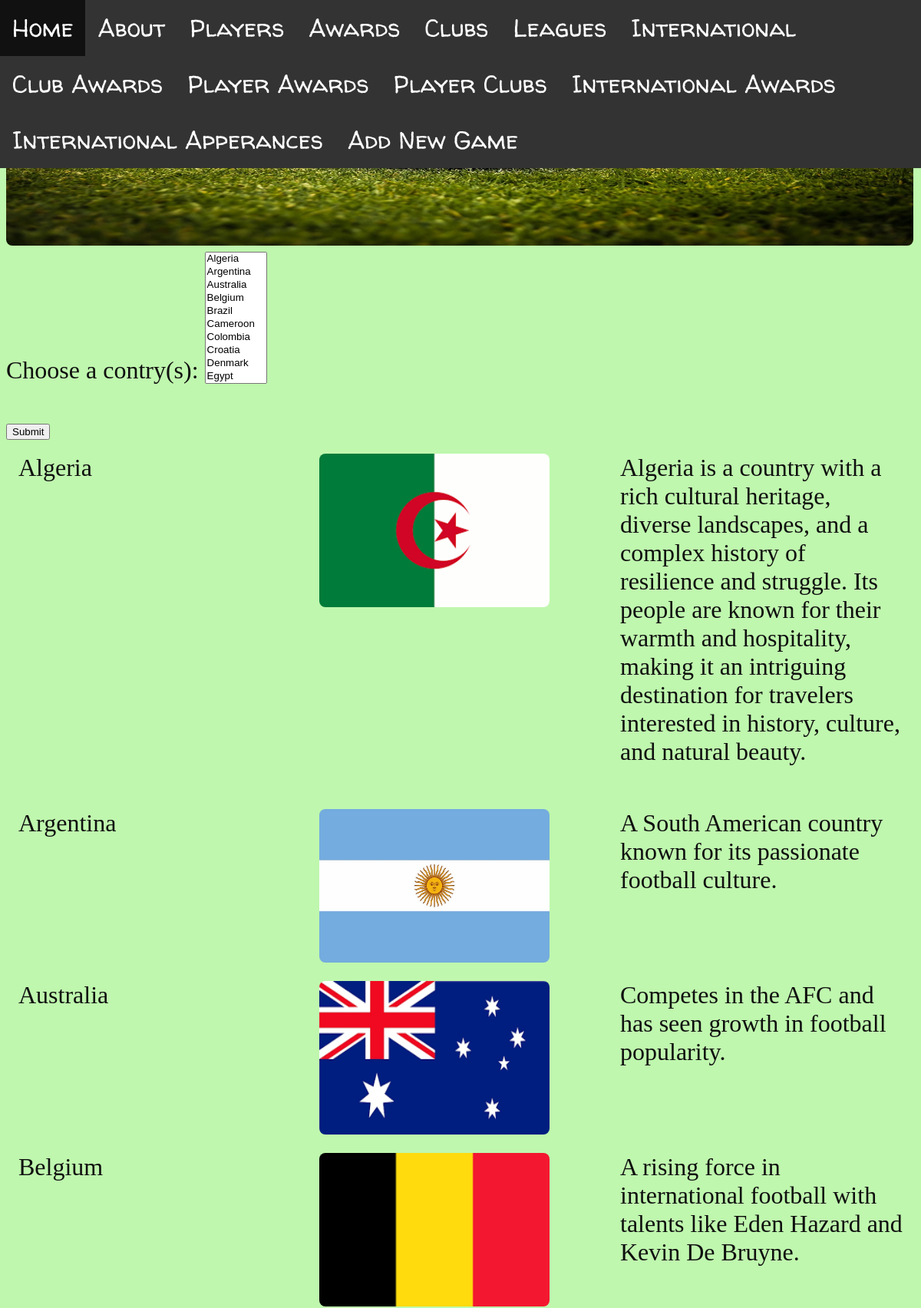
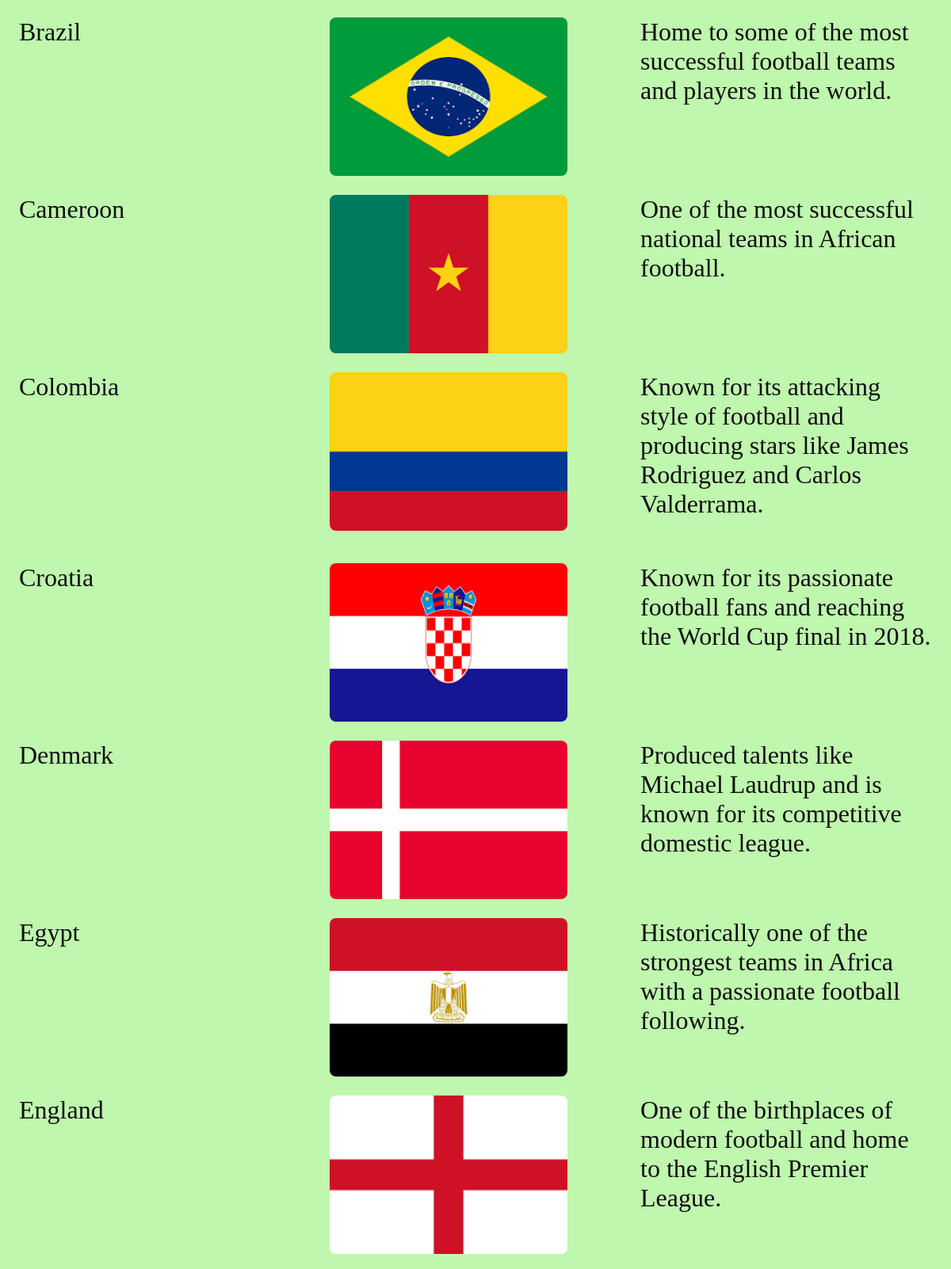
Page /international (upper part) on the committed database (2 pictures, top to bottom).
### tables this page shows
CREATE TABLE International (international_id INTEGER PRIMARY KEY, country TEXT NOT NULL, description TEXT, flag TEXT);

### program.py (the view)
@app.route('/international', methods=['GET', 'POST'])
def international():
    international = str(request.get_data('international'))
    query = 'SELECT * FROM International'
    where = query
    where += ' WHERE international_id = ?'
    order = query
    order += ' ORDER BY country ASC'
    if request.method == 'POST':
        splitinternational = spliter(international)
        if splitinternational == ['']:
            return render_template("international.html", results=sqlsetup(order), fulllist=sqlsetup(order))
        else:
            db = sqlite3.connect(DATABASE)
            cursor = db.cursor()
            results = []
            for i in range(0, len(splitinternational)):
                cursor.execute(where, (splitinternational[i],))
                add = cursor.fetchall()
                results.extend(add)
            return render_template("international.html", results=results, fulllist=sqlsetup(order), size=len(results))
    else:
        return render_template("international.html", results=sqlsetup(order), fulllist=sqlsetup(order))

### program.py (called while the page is built)
def sqlsetup(sql):
    db = sqlite3.connect(DATABASE)
    cursor = db.cursor()
    cursor.execute(sql)
    results = cursor.fetchall()
    return results

### templates/international.html (shortened to what this page needs)
{% extends 'layout.html' %}
{% block content %}
<main>
    <form action="/international" method="post">
        <label for="international">Choose a contry(s):</label>
        <select id="international" name="international" size="10" multiple>
            {%- for international in fulllist -%}
                <option value="{{international[0]}}">{{international[1]}}</option>
            {%- endfor -%}
        </select><br><br>
        <input type="submit">
    </form>
    <main class="international-grid">
        {%- for international in results -%}
            <article >
                    <p>{{international[1]}}</p>
            </article>
                <article>
                    <img class="internationalimg" src=static/images/website/Flags/{{-international[3]-}}.png>
                </article>
                <article>
                    <p>{{international[2]}}</p>
                </article>
        {%- endfor -%}
    </main>
{% endblock %}

### static/style.css (style rules this page uses)
body { color:#0f0f0f; font-family: 'Oxygen-regular'; font-size: 2rem; background-color: rgb(191, 247, 174); }
body, h1, h2, h3, h4, p, figure, blockquote, dl, img, dd { margin-left: 10; margin-right: 10; margin-top: 0; margin-bottom: 10; }
.internationalimg { width: 300px; height: 200px; border-radius: 0.5rem; display: block; }
.international-grid { display: grid; gap: 1.5rem; padding: 1rem; grid-template-columns: 1fr 1fr 1fr; }

### rows in the picture
International: {{ international[0] }} 36 (drawn), country "Algeria", flag (picture), description "Algeria is a country with a rich cultural heritage, diverse landscapes, and a complex history of resilience and struggle. Its people are known for their warmth and hospitality, making it an intriguing destination for travelers interested in history, culture, and natural beauty."
International: {{ international[0] }} 1 (drawn), country "Argentina", flag (picture), description "A South American country known for its passionate football culture."
International: {{ international[0] }} 23 (drawn), country "Australia", flag (picture), description "Competes in the AFC and has seen growth in football popularity."
International: {{ international[0] }} 10 (drawn), country "Belgium", flag (picture), description "A rising force in international football with talents like Eden Hazard and Kevin De Bruyne."
International: {{ international[0] }} 2 (drawn), country "Brazil", flag (picture), description "Home to some of the most successful football teams and players in the world."
International: {{ international[0] }} 25 (drawn), country "Cameroon", flag (picture), description "One of the most successful national teams in African football."
International: {{ international[0] }} 15 (drawn), country "Colombia", flag (picture), description "Known for its attacking style of football and producing stars like James Rodriguez and Carlos Valderrama."
International: {{ international[0] }} 13 (drawn), country "Croatia", flag (picture), description "Known for its passionate football fans and reaching the World Cup final in 2018."
International: {{ international[0] }} 17 (drawn), country "Denmark", flag (picture), description "Produced talents like Michael Laudrup and is known for its competitive domestic league."
International: {{ international[0] }} 26 (drawn), country "Egypt", flag (picture), description "Historically one of the strongest teams in Africa with a passionate football following."
International: {{ international[0] }} 4 (drawn), country "England", flag (picture), description "One of the birthplaces of modern football and home to the English Premier League."
